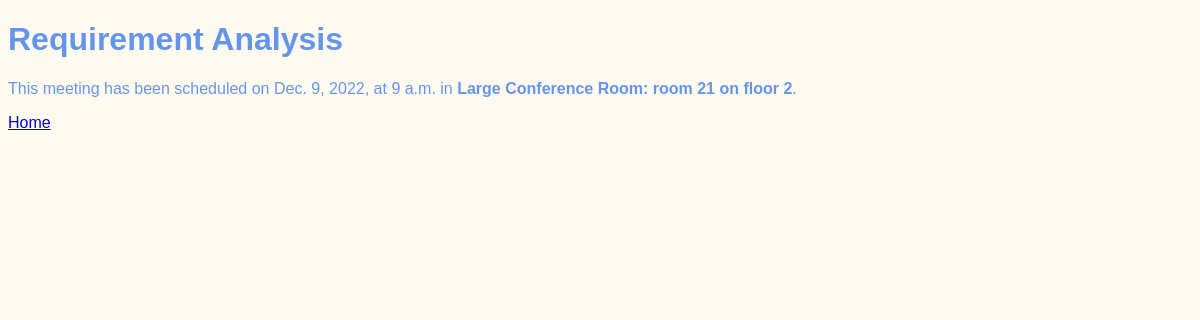
The page /meetings/1 on the database as committed earlier.
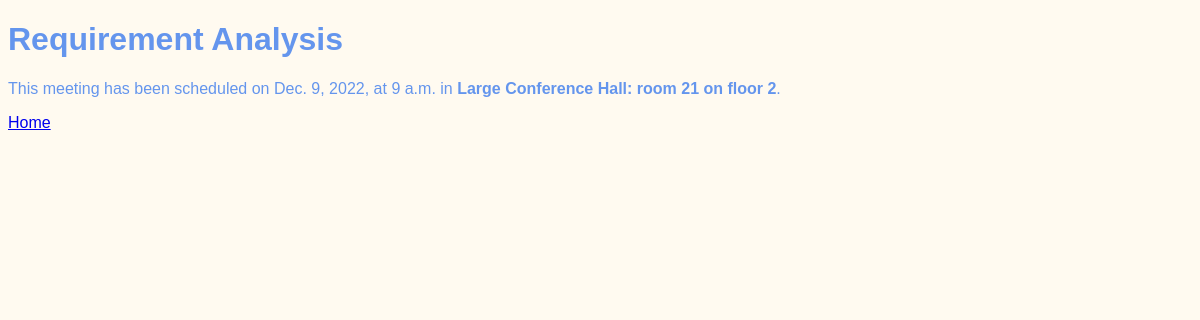
The same page on the database as committed later.
### meetings/models.py (models this page shows, shortened)
class Meeting(models.Model):
    title = models.CharField(max_length=200)
    date = models.DateField()
    start_time = models.TimeField(default=time(9))
    duration = models.IntegerField(default=1)
    room = models.ForeignKey(Room, on_delete=models.CASCADE)

class Room(models.Model):
    name = models.CharField(max_length=50)
    floor = models.IntegerField()
    room_number = models.IntegerField()
    def __str__(self) -> str:
        return f"{self.name}: room {self.room_number} on floor {self.floor}"

### meetings/views.py (the view)
# urls.py: path('<int:id>', views.detail, name="detail"),
def detail(request, id):
    meeting = get_object_or_404(Meeting, pk=id)
    return render(request, "meetings/detail.html", {"meeting": meeting})

### meetings/templates/meetings/detail.html (shortened to what this page needs)
{% extends "base.html" %}
{% block content %}
    <h1> {{ meeting.title }}</h1>
    <p>
        This meeting has been scheduled on {{ meeting.date }}, at
        {{ meeting.start_time }} in <strong> {{ meeting.room }}</strong>.
    </p>
    <p>
        <a href="{% url 'welcome' %}">Home</a>
    </p>
{% endblock %}

Rows that differ between the two databases and show on the page:
changed through a linked row, Meeting "Requirement Analysis": room "Large Conference Room: room 21 on floor 2" → "Large Conference Hall: room 21 on floor 2"
